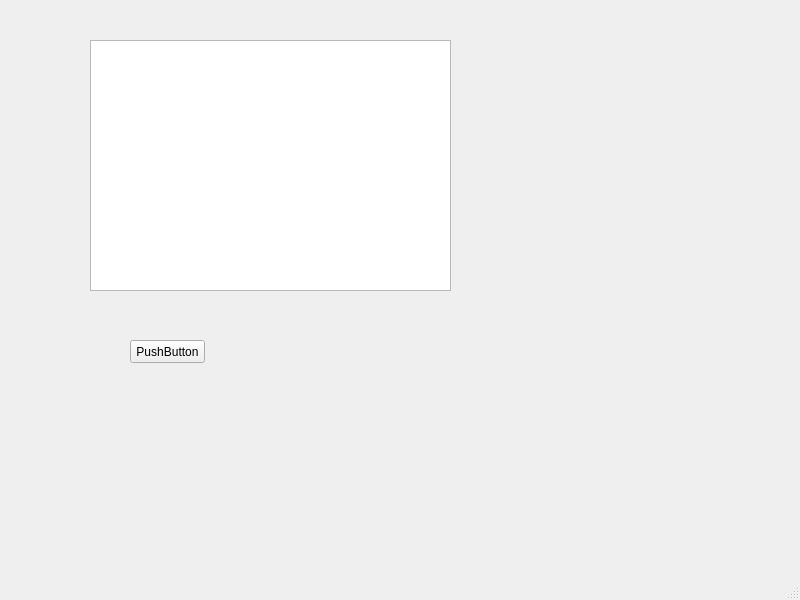
<?xml version="1.0" encoding="UTF-8"?>
<ui version="4.0">
 <class>MainThree</class>
 <widget class="QMainWindow" name="MainThree">
  <property name="geometry">
   <rect>
    <x>0</x>
    <y>0</y>
    <width>800</width>
    <height>600</height>
   </rect>
  </property>
  <property name="windowTitle">
   <string>MainWindow</string>
  </property>
  <widget class="QWidget" name="centralwidget">
   <widget class="QPlainTextEdit" name="plainTextEdit">
    <property name="geometry">
     <rect>
      <x>90</x>
      <y>40</y>
      <width>361</width>
      <height>251</height>
     </rect>
    </property>
   </widget>
   <widget class="QPushButton" name="pushButton">
    <property name="geometry">
     <rect>
      <x>130</x>
      <y>340</y>
      <width>75</width>
      <height>23</height>
     </rect>
    </property>
    <property name="text">
     <string>PushButton</string>
    </property>
   </widget>
  </widget>
  <widget class="QMenuBar" name="menubar">
   <property name="geometry">
    <rect>
     <x>0</x>
     <y>0</y>
     <width>800</width>
     <height>21</height>
    </rect>
   </property>
  </widget>
  <widget class="QStatusBar" name="statusbar"/>
 </widget>
 <resources/>
 <connections/>
</ui>
